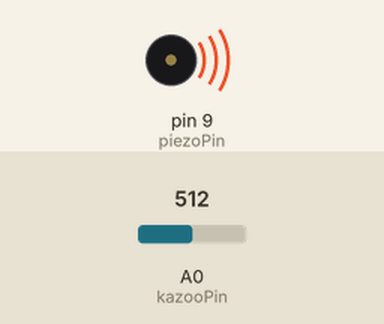
Bench run of a sketch on a simulated Arduino Uno, built with avr-gcc and run on an emulated ATmega328P. Shown: buzzer (waves = sounding). The inputs (shaded band) are chosen by the test bench; at power-on: A0 (kazooPin) = 512. What the sketch prints to the serial monitor is not drawn.

Above: at 1.2 s.
1.3 s: A0 (kazooPin) set to 611
2.8 s: A0 (kazooPin) set to 641
Timing chart, 0 to 5.8 s (numbered marks = the images above; inputs shaded):
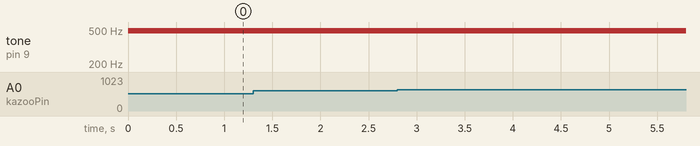

The sketch:

Kazoo_Sensor.ino
```cpp
const int kazooPin = A0; // Define the analog input pin to measure the kazoo bend sensor
const int piezoPin = 9; // Define the output pin for the piezo buzzer

void setup() {
  // Use the serial monitor window to help debug our sketch:
  Serial.begin(9600);

// initialize the piezoPin as an output:
  pinMode(piezoPin, OUTPUT);
}

void loop() {

  int kazooBend = analogRead(A0); // stores the sensor value from the analog pin.

  Serial.print("Kazoo: "); //Prints the word "Kazoo" and a colon
  Serial.print(kazooBend); //Prints the vale of the kazoo sensor

  int piezoPitch =  // Output value that controls the piezo.
  map(kazooBend,0,1023,255,0); //maps the sensor values to the output range
  analogWrite(9,piezoPitch);

  //tone(9,piezoPitch,20); //Uses the tone() function to play notes
  //delay(10);             //Adds a delay so the notes have time to play

  Serial.print(" Piezo: "); //Prints the word "Piezo" and a colon
  Serial.println(piezoPitch); //Prints the frequency the piezo is playing
}
```

Measured:
- after the input at 1.3 s, every drawn part: stays the same
- after the input at 2.8 s, every drawn part: stays the same
